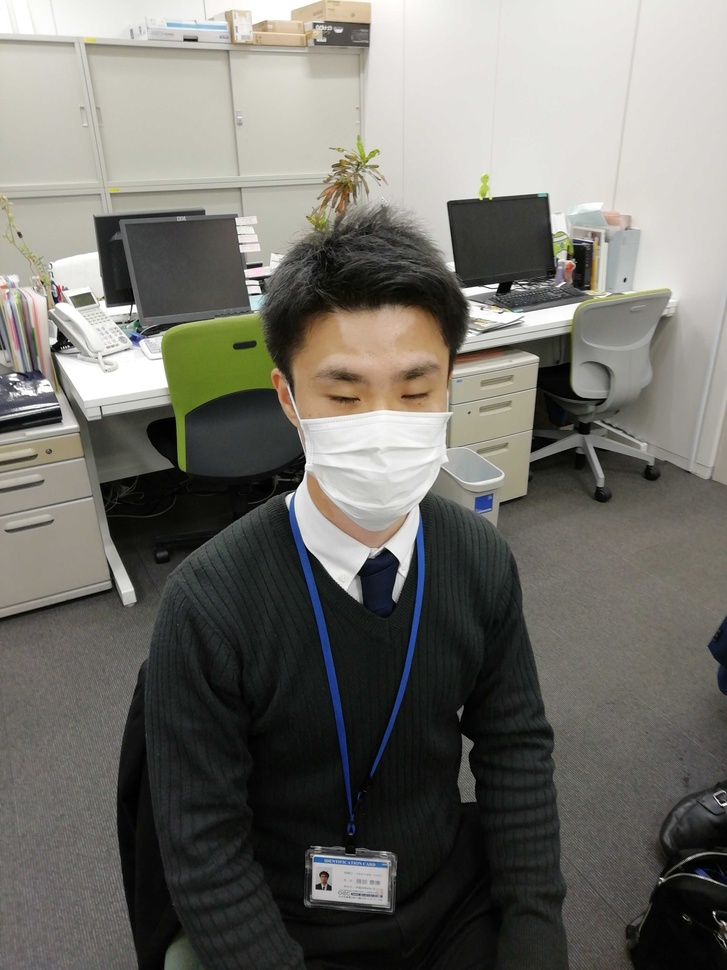
#> input picture notebooks/imgs/face_a.jpg, 727 x 970 px, shrunk from 3120 x 4160 before the run
$ jupyter execute --allow-errors rekognition_faces.ipynb
#> lines starting #> are read from the running program, lines starting #| are printed output that depends on the picture
# Rekognition による顔検出・顔識別

## 必要なパッケージのインポート

[cell 1]
import io
import time
import boto3
import numpy as np
from PIL import Image, ImageDraw
from matplotlib import pyplot as plt

## クライアントの作成

#> (a cell that did not finish here is left out)

## 顔コレクションの作成

[cell 3]
COLLECTION_ID = 'test' + str(time.time())
COLLECTION_ID

#> (a cell that did not finish here is left out)

## 顔コレクションへの登録

[cell 5]
face_list = []

[cell 6]
img_a = Image.open('imgs/face_a.jpg')
#> img_a is the input picture: PIL image 727x970 RGB; mean R, G, B 113.9, 112.6, 106.6
img_a

[cell 7]
img_bytes_io = io.BytesIO()
img_a.save(img_bytes_io, format="jpeg")
img_bytes = img_bytes_io.getvalue()

#> (the rest of this cell did not finish here and is left out)

[cell 8]
def show_faces(img, records):
    img_width, img_height = img.size
    draw = ImageDraw.Draw(img)

    for record in records:
        face = record['Face']
        box = face['BoundingBox']
        img_face = img.crop(
            (
                box['Left'] * img_width, box['Top'] * img_height, # 左上座標
                (box['Left'] + box['Width']) * img_width, (box['Top'] + box['Height']) * img_height # 右下座標
            )
        )
        plt.imshow(np.asarray(img_face))
        plt.show()
        print(face['FaceId'], ' : ' + str(round(face['Confidence'], 1)) + ' %' )

        detail = record['FaceDetail']
        print('Gender : ' + detail['Gender']['Value'], ' : ' + str(round(detail['Gender']['Confidence'], 1)) + ' %' )
        print('EyesOpen : ' + str(detail['EyesOpen']['Value']), ' : ' + str(round(detail['EyesOpen']['Confidence'], 1)) + ' %' )
        print('Smile : ' + str(detail['Smile']['Value']), ' : ' + str(round(detail['Smile']['Confidence'], 1)) + ' %' )

        for emotion in detail['Emotions']:
            print(emotion['Type'], ' : ' + str(round(emotion['Confidence'], 1)) + ' %' )

        face_list.append({
            'FaceId': face['FaceId'],
            'Image': img_face
        })

#> (a cell that did not finish here is left out)

[cell 10]
img_b = Image.open('imgs/face_b.jpg')
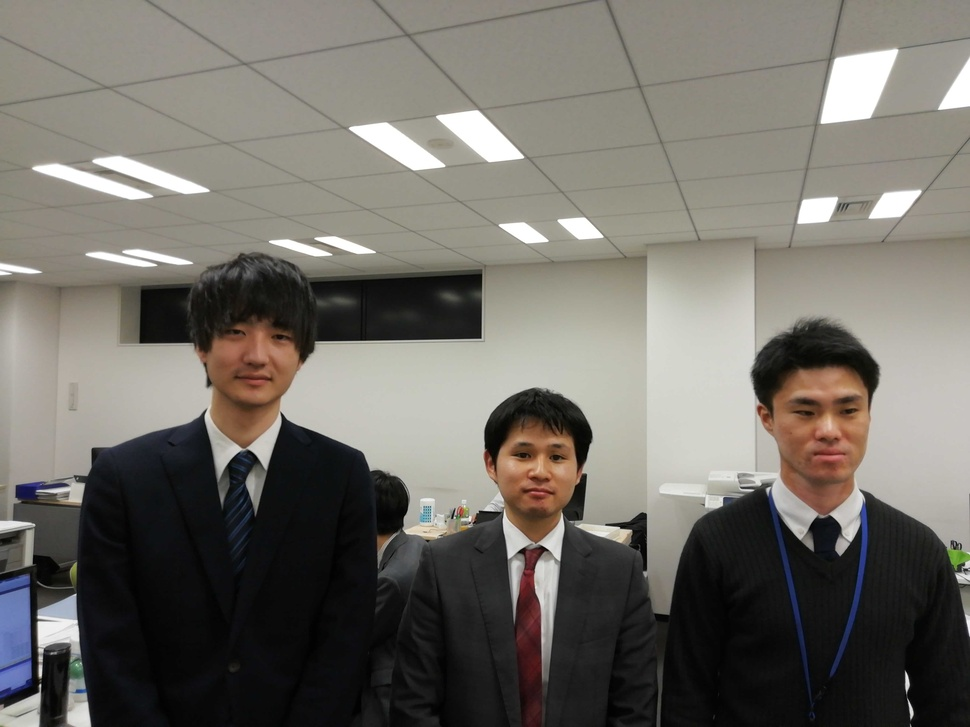
#> input picture notebooks/imgs/face_b.jpg, 970 x 727 px, shrunk from 4160 x 3120 before the run
#> img_b is the input picture: PIL image 970x727 RGB; mean R, G, B 113.8, 110.4, 103.8
img_b

[cell 11]
img_bytes_io = io.BytesIO()
img_b.save(img_bytes_io, format="jpeg")
img_bytes = img_bytes_io.getvalue()

#> (the rest of this cell did not finish here and is left out)

[cell 12]
img_c = Image.open('imgs/face_c.jpg')
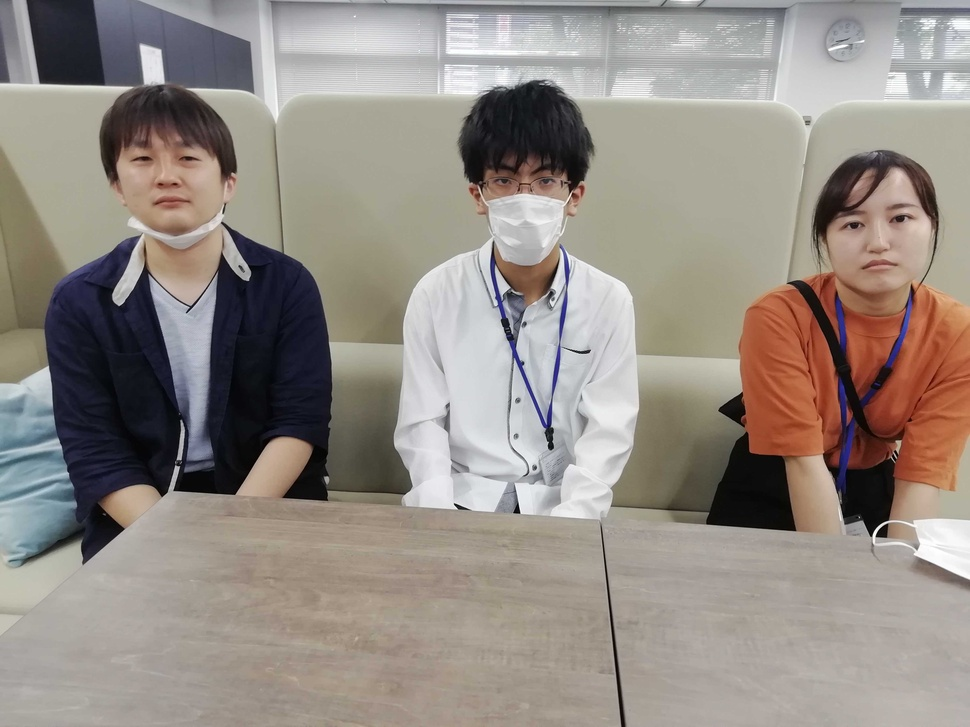
#> input picture notebooks/imgs/face_c.jpg, 970 x 727 px, shrunk from 4160 x 3120 before the run
#> img_c is the input picture: PIL image 970x727 RGB; mean R, G, B 148.4, 140.2, 133.1
img_c

[cell 13]
img_bytes_io = io.BytesIO()
img_c.save(img_bytes_io, format="jpeg")
img_bytes = img_bytes_io.getvalue()

#> (the rest of this cell did not finish here and is left out)

[cell 14]
img_d = Image.open('imgs/face_d.jpg')
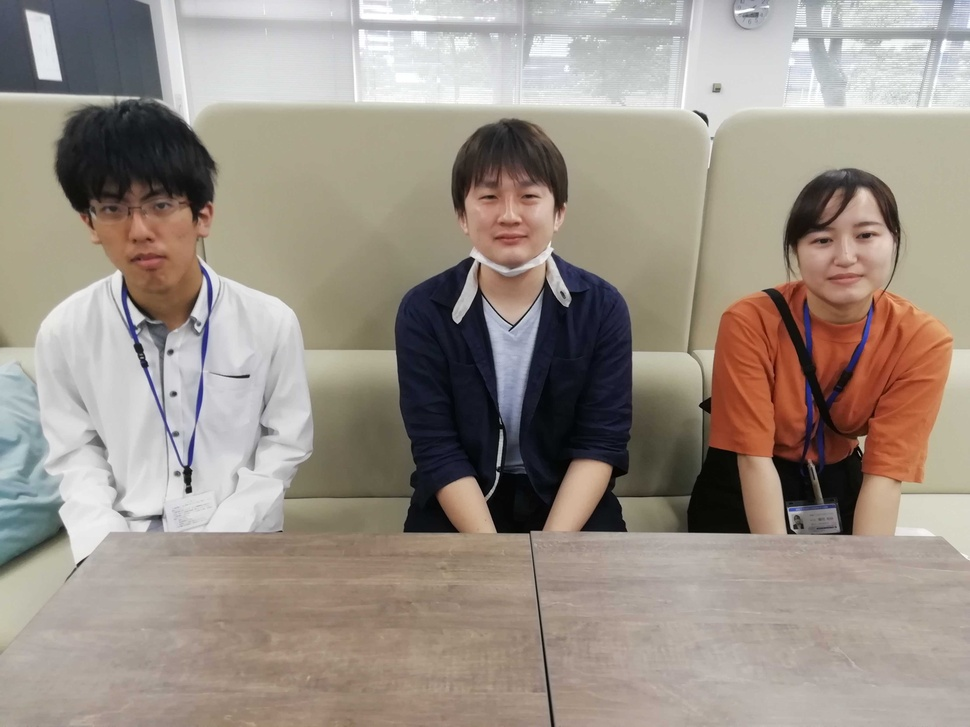
#> input picture notebooks/imgs/face_d.jpg, 970 x 727 px, shrunk from 4160 x 3120 before the run
#> img_d is the input picture: PIL image 970x727 RGB; mean R, G, B 155.3, 144.9, 135
img_d

[cell 15]
img_bytes_io = io.BytesIO()
img_d.save(img_bytes_io, format="jpeg")
img_bytes = img_bytes_io.getvalue()

#> (the rest of this cell did not finish here and is left out)

## 同一人物の検索

[cell 16]
for face in face_list[:3]:
        print('対象人物 : ' + face['FaceId'])
        plt.imshow(np.asarray(face['Image']))
        plt.show()
        print('同一人物')
        response = client.search_faces(
            CollectionId=COLLECTION_ID,
            FaceId=face['FaceId']
        )
        for matche in response['FaceMatches']:
            print(matche['Face']['FaceId'], ' : ' + str(round(matche['Similarity'], 1)) + ' %' )
            for sim_face in face_list:
                if sim_face['FaceId'] == matche['Face']['FaceId']:
                    plt.imshow(np.asarray(sim_face['Image']))
                    plt.show()
                    break
        print('')
        print('')
        print('')
